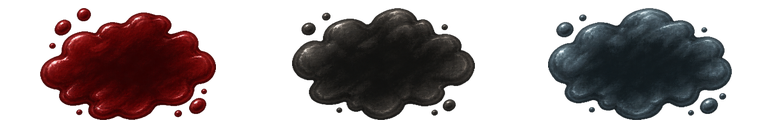
#> input picture assets/effects/combat-feedback/backdrops.png, 768 x 128 px
$ python -i prepare_combat_feedback.py   (imports and definitions only)
#> lines starting #> are read from the running program, lines starting #| are printed output that depends on the picture
#!/usr/bin/env python3
"""Register the three authored feedback backdrops; no runtime image processing."""
import argparse
from pathlib import Path
from PIL import Image


def prepare(source, output):
#> called with output = 'out.png'
    with Image.open(source) as image:
#> image is the input picture: PIL image 768x128 RGBA; mean R, G, B, A 22.9, 14, 14.7, 106.1
        master = image.convert('RGBA')
    if master.getchannel('A').getextrema()[0] != 0:
        raise ValueError('Feedback artwork must have a transparent background')
    atlas = Image.new('RGBA', (768, 128))
#> atlas: PIL image 768x128 RGBA; every value is 0
    for column in range(3):
        cell = master.crop((round(column*master.width/3), 0,
                            round((column+1)*master.width/3), master.height))
        # Ignore near-invisible generated background residue before registering bounds.
        cell.putalpha(cell.getchannel('A').point(lambda alpha: 0 if alpha < 16 else alpha))
        bounds = cell.getchannel('A').getbbox()
        if not bounds:
            raise ValueError('Missing feedback backdrop')
        sprite = cell.crop(bounds)
        scale = min(224/sprite.width, 112/sprite.height)
        size = (max(1, round(sprite.width*scale)), max(1, round(sprite.height*scale)))
        # Premultiplied offline filtering avoids dark fringes on straight-alpha UI textures.
        sprite = sprite.convert('RGBa').resize(size, Image.Resampling.LANCZOS).convert('RGBA')
        atlas.paste(sprite, (column*256+(256-size[0])//2, (128-size[1])//2))
#> this loop made 3 passes
#> bounds on passes 1 to 3: (40, 8, 216, 120), (36, 8, 219, 120), (36, 8, 220, 120)
#> pass 1, in prepare, `cell = master.crop((round(column*master.width/3), 0, round((column+1)*..`:
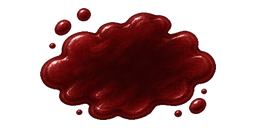
#> cell: PIL image 256x128 RGBA; mean R, G, B, A 34.7, 3.6, 3.7, 102.4; transparent parts drawn white
#> pass 1, in prepare, `sprite = cell.crop(bounds)`:
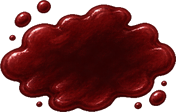
#> sprite: PIL image 176x112 RGBA; mean R, G, B, A 57.7, 6, 6.2, 170.1; transparent parts drawn white
#> pass 2, in prepare, `cell = master.crop((round(column*master.width/3), 0, round((column+1)*..`:
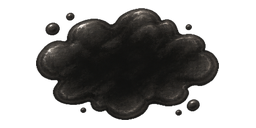
#> cell: PIL image 256x128 RGBA; mean R, G, B, A 15.7, 14.8, 13.7, 106.3; transparent parts drawn white
#> after the loop:
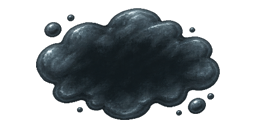
#> cell: PIL image 256x128 RGBA; mean R, G, B, A 18.4, 23.7, 26.5, 109.5; transparent parts drawn white
#> after the loop:
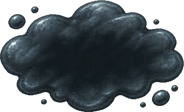
#> sprite: PIL image 184x112 RGBA; mean R, G, B, A 28.6, 36.5, 40.7, 174; transparent parts drawn white
#> (the run stopped early here; a loop or call above may not have finished)
